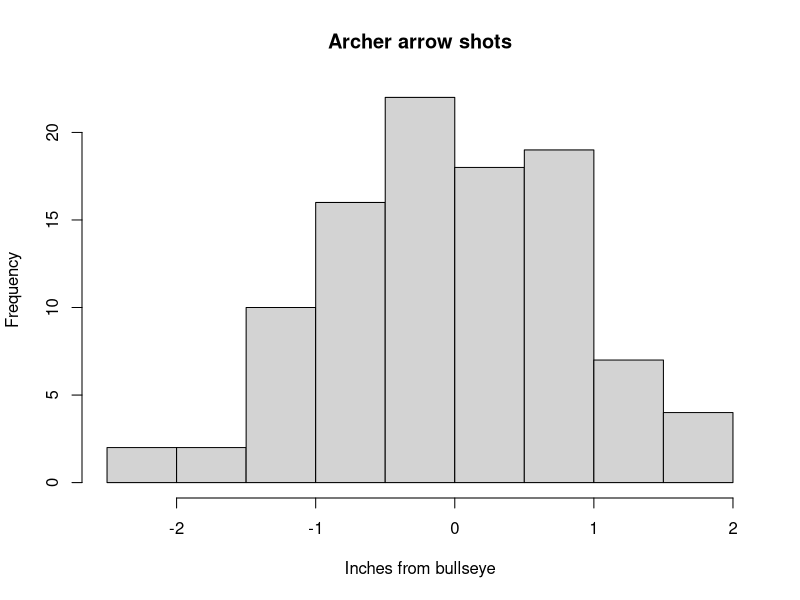
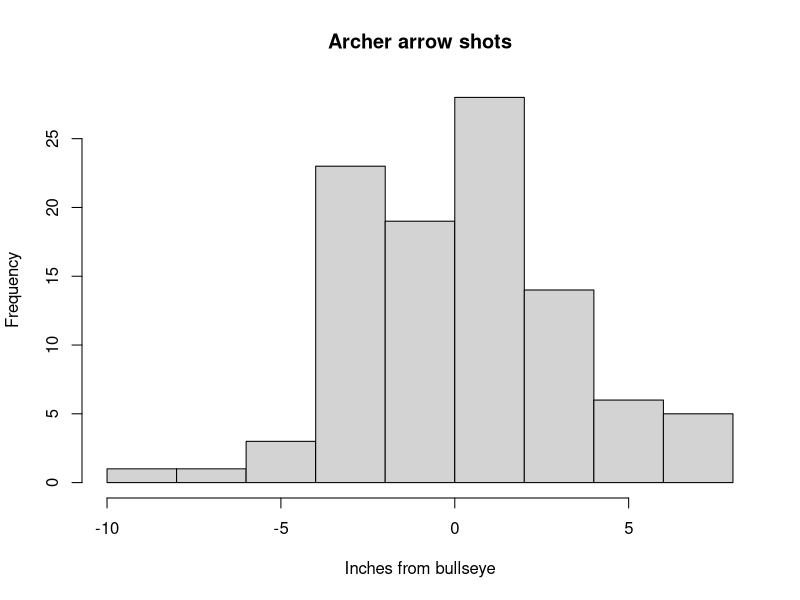
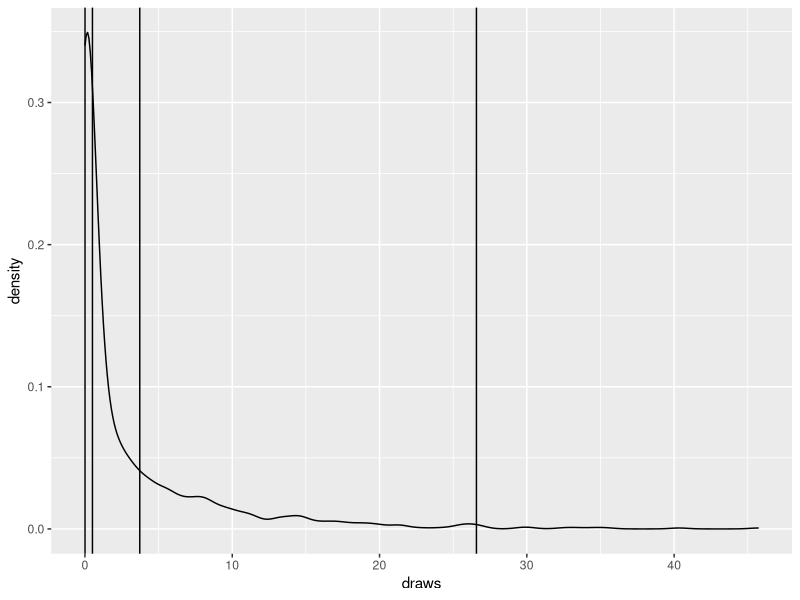
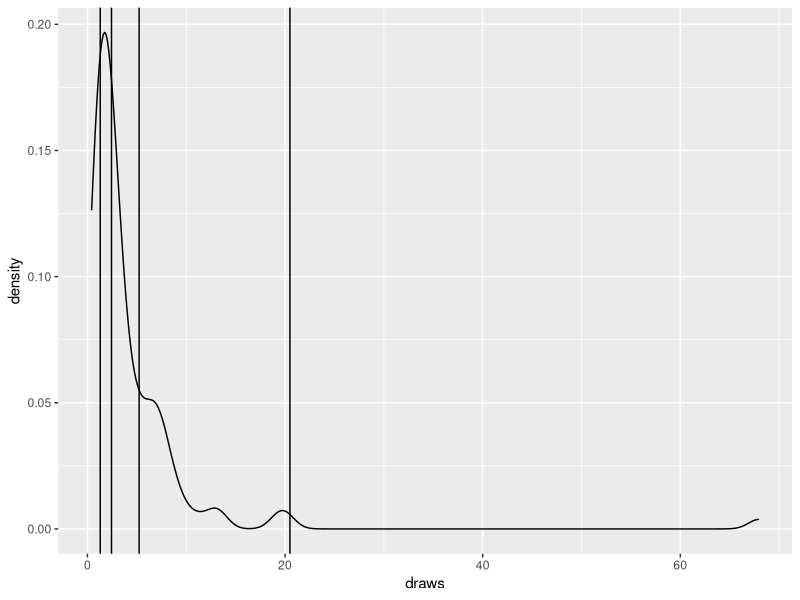

Here is the R script that generated these plots, in order:
## ---- chunk 1
good_shots <- rnorm(n= 100, mean= 0, sd = 1)
hist(good_shots, main="Archer arrow shots",  xlab = "Inches from bullseye")
## ---- chunk 2
bad_shots <- rnorm(n= 100, mean= 0, sd = 3)
hist(bad_shots, main="Archer arrow shots",  xlab = "Inches from bullseye")
## ---- chunk 3
library(dplyr)
library(ggplot2)
dat <- data.frame(draws = c(rgamma(n = 500, shape = .1, scale = 10),rgamma(n = 500, shape = .5, scale = 10)))

d2 <- dat %>%  summarize(lower = quantile(dat$draws, probs = .25), middle = quantile(dat$draws, probs = .5), seventyfive = quantile(dat$draws, probs = .75), upper = quantile(dat$draws, probs = .99))

ggplot(dat, aes(x=draws)) + geom_density() + geom_vline(data = d2, aes(xintercept = lower)) + geom_vline(data = d2, aes(xintercept = middle)) +geom_vline(data = d2, aes(xintercept = seventyfive)) +geom_vline(data = d2, aes(xintercept = upper)) 

## ---- chunk 4
library(dplyr)
library(ggplot2)
dat <- data.frame(draws = c(rlnorm(n = 100, mean=1)))

d2 <- dat %>%  summarize(lower = quantile(dat$draws, probs = .25), middle = quantile(dat$draws, probs = .5), seventyfive = quantile(dat$draws, probs = .75), upper = quantile(dat$draws, probs = .99))

ggplot(dat, aes(x=draws)) + geom_density() + geom_vline(data = d2, aes(xintercept = lower)) + geom_vline(data = d2, aes(xintercept = middle)) +geom_vline(data = d2, aes(xintercept = seventyfive)) +geom_vline(data = d2, aes(xintercept = upper)) 

